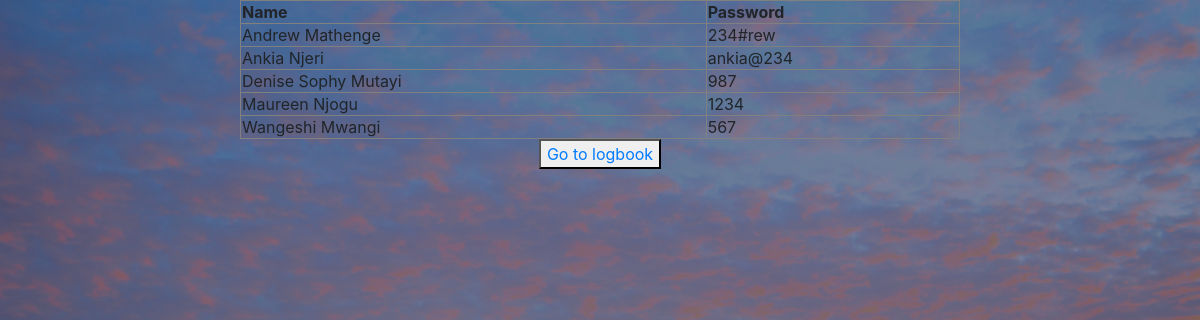
Page /m.php on the committed database.
### tables this page shows
CREATE TABLE `usertable` (
  `name` varchar(255) NOT NULL,
  `password` varchar(255) NOT NULL
);

### m.php (the view, shortened to what this page needs)
<html>
    <head>
        <link rel="stylesheet"type="text/css"href="style.css">
<link rel="stylesheet"type="text/css"href="https://cdn.jsdelivr.net/npm/bootstrap@4.6.0/dist/css/bootstrap.min.css">
    </head>
 <body>
<?php
   $con=mysqli_connect('localhost','root','');
   mysqli_select_db($con,'userreg');
   $sql= "SELECT * FROM `usertable`";
$result=mysqli_query($con,$sql) or die(mysqli_error());
echo "<table border=1 width=60% align=center>
<tr>
<th>Name</th>
<th>Password</th>
</tr>";
while($row=mysqli_fetch_array($result))
{
echo "<tr>";
echo "<td>$row[0]</td>";
echo "<td>$row[1]</td>";
echo "</tr>";
}
echo "</table>";
?>
 <center><button><a href="index.php">Go to logbook</a></center>
</body>
</html>

### style.css (style rules this page uses)
body { background:linear-gradient(rgba(0,0,50,0.5),rgba(0,0,50,0.5)),url("m.jpg"); background-size: cover; background-position: center; }

### rows in the picture
usertable: name "Andrew Mathenge", password "234#rew"
usertable: name "Ankia Njeri", password "ankia@234"
usertable: name "Denise Sophy Mutayi", password "987"
usertable: name "Maureen Njogu", password "1234"
usertable: name "Wangeshi Mwangi", password "567"
